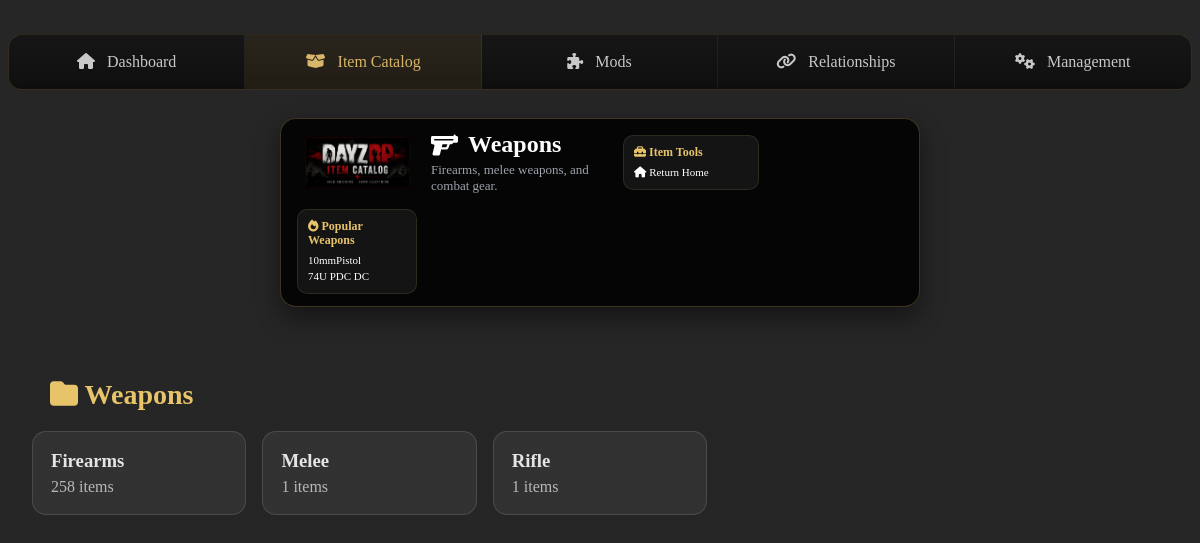
/category/Weapons, run on an earlier commit of the app's database.
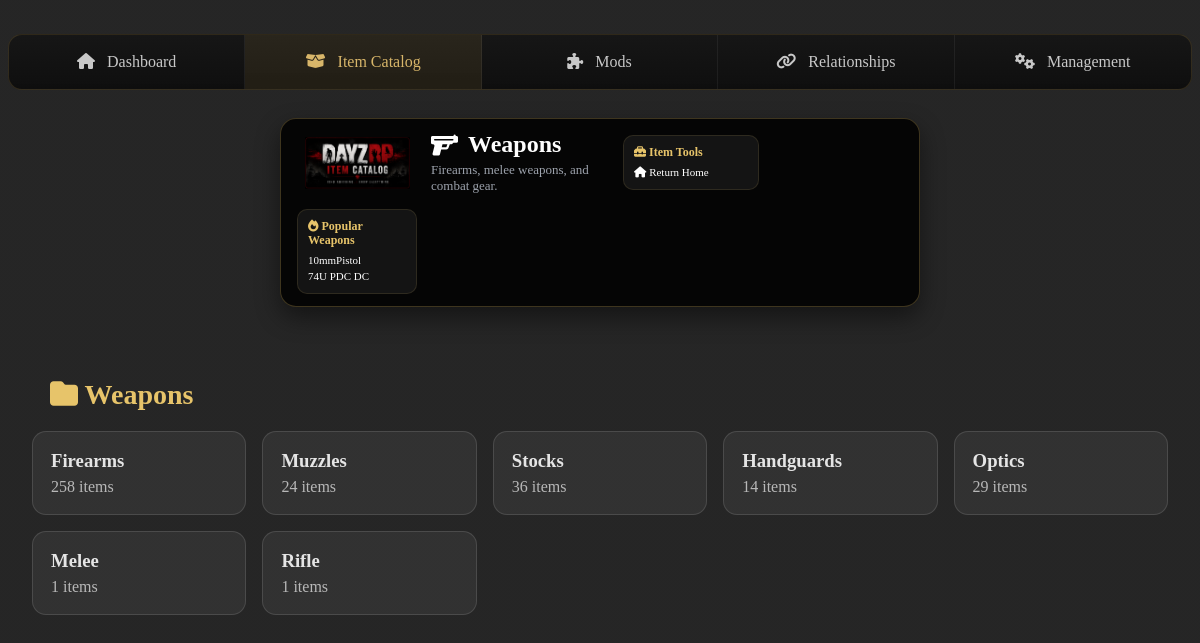
And on a later commit of the database.
### tables this page shows
CREATE TABLE items (
        id INTEGER PRIMARY KEY AUTOINCREMENT,
        classname TEXT UNIQUE NOT NULL,
        display_name TEXT NOT NULL,
        description TEXT,
        category TEXT,
        subcategory TEXT,
        mod_id INTEGER,
        image TEXT, item_type TEXT, platform TEXT, weight INTEGER, size_x INTEGER, size_y INTEGER, spawn_status TEXT,

        FOREIGN KEY (mod_id) REFERENCES mods(id)
    );

### app.py (the view)
@app.route("/category/<category>")
def category_page(category):
    items = get_items_by_category(category)
    grouped_items = defaultdict(list)
    for item in items:
        subcategory = item["subcategory"] or "Other"
        grouped_items[subcategory].append(item)
    category_style = get_category_style(category)
    return render_template(
        "category.html",
        category=category,
        category_style=category_style,
        items=items,
        grouped_items=grouped_items,
        active_page="catalog",
    )

### category_styles.py (called while the page is built)
def get_category_style(category):
    return CATEGORY_STYLES.get(category, DEFAULT_CATEGORY_STYLE)

### database.py (called while the page is built)
def get_connection():
    conn = sqlite3.connect(DB_PATH)
    conn.row_factory = sqlite3.Row
    return conn

def get_items_by_category(category):
    conn = get_connection()
    cursor = conn.cursor()
    cursor.execute("""
        SELECT items.*, mods.name AS mod_name
        FROM items
        LEFT JOIN mods ON items.mod_id = mods.id
        WHERE COALESCE(NULLIF(items.category, ''), 'Uncategorized') = ?
        ORDER BY items.display_name
    """, (category,))
    items = cursor.fetchall()
    conn.close()
    return items

### templates/category.html (shortened to what this page needs)
{% extends "base.html" %}
{% block content %}
{% set banner_title = category %}
{% set banner_subtitle = category_style.subtitle %}
{% set banner_icon = category_style.icon %}
{% set banner_class = category_style.class %}
{% set banner_context_title = "Popular " ~ category %}
{% set banner_context_items = items[:2] %}
{% include "components/application_banner.html" %}
<div class="app-shell">
    <h2 class="category-heading">
        <i class="fa-solid fa-folder"></i>
        {{ category }}
    </h2>
    <div class="subcategory-card-grid">
        {% for subcategory, sub_items in grouped_items.items() %}
            <a class="subcategory-card" href="/category/{{ category }}/{{ subcategory }}">
                <h3>{{ subcategory }}</h3>
                <p>{{ sub_items|length }} items</p>
            </a>
        {% endfor %}
    </div>
</div>
{% endblock %}

### templates/components/application_banner.html (shortened to what this page needs)
<section class="application-banner">
    <a class="banner-logo-link" href="/">
        <img
            src="{{ url_for('static', filename='images/logo/dayzrp-logo.png') }}"
            alt="DayZRP Item Catalog">
    </a>
    <div class="banner-title-block {{ banner_class }}">
        <h1>
            <i class="{{ banner_icon }}"></i>
            {{ banner_title }}
        </h1>
        <p>{{ banner_subtitle }}</p>
    </div>
    <div class="banner-side-panel">
    <div class="banner-mini-section">
        <h3>
            <i class="fa-solid fa-toolbox"></i>
            Item Tools
        </h3>
        {% if item is defined %}
            <button class="banner-action-link" type="button" onclick="copyClassname()">
                <i class="fa-regular fa-copy"></i>
                Copy Classname
            </button>
            <form action="/favorite/{{ item.classname }}" method="post">
                <button class="banner-action-link" type="submit">
                    <i class="fa-solid fa-thumbtack"></i>
                    {% if favorite %}Unpin Item{% else %}Pin Item{% endif %}
                </button>
            </form>
            <button class="banner-action-link" type="button" onclick="toggleReportForm()">
                <i class="fa-solid fa-flag"></i>
                Report Database Issue
            </button>
        {% else %}
            <a href="/">
                <i class="fa-solid fa-house"></i>
                Return Home
            </a>
        {% endif %}
    </div>
</div>
        <div class="banner-mini-section">
            <h3>
                <i class="fa-solid fa-fire"></i>
                {{ banner_context_title }}
            </h3>
            {% if banner_context_items %}
                {% for item in banner_context_items[:2] %}
                    <a href="/item/{{ item.classname }}">
                        {{ item.display_name }}
                    </a>
                {% endfor %}
            {% else %}
                <span class="muted">No data yet</span>
            {% endif %}
        </div>
</section>

What changed in the data, as far as the page shows it:
now on this page (row edited): items: subcategory "Muzzles", sub_items "24", shown under "Weapons"
now on this page (row edited): items: subcategory "Stocks", sub_items "36", shown under "Weapons"
now on this page (row edited): items: subcategory "Handguards", sub_items "14", shown under "Weapons"
now on this page (row edited): items: subcategory "Optics", sub_items "29", shown under "Weapons"
